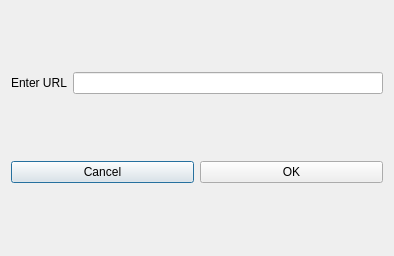
<?xml version="1.0" encoding="UTF-8"?>
<ui version="4.0">
 <class>Dialog</class>
 <widget class="QDialog" name="Dialog">
  <property name="windowModality">
   <enum>Qt::WindowModal</enum>
  </property>
  <property name="geometry">
   <rect>
    <x>0</x>
    <y>0</y>
    <width>394</width>
    <height>256</height>
   </rect>
  </property>
  <property name="windowTitle">
   <string>Add URL Dialog</string>
  </property>
  <property name="modal">
   <bool>true</bool>
  </property>
  <layout class="QGridLayout" name="gridLayout">
   <item row="0" column="0">
    <layout class="QHBoxLayout" name="horizontalLayout_3">
     <item>
      <widget class="QLabel" name="label">
       <property name="text">
        <string>Enter URL</string>
       </property>
      </widget>
     </item>
     <item>
      <widget class="QLineEdit" name="lineEdit"/>
     </item>
    </layout>
   </item>
   <item row="1" column="0">
    <layout class="QHBoxLayout" name="horizontalLayout">
     <item>
      <widget class="QPushButton" name="cancelButton">
       <property name="text">
        <string>Cancel</string>
       </property>
      </widget>
     </item>
     <item>
      <widget class="QPushButton" name="okButton">
       <property name="text">
        <string>OK</string>
       </property>
      </widget>
     </item>
    </layout>
   </item>
  </layout>
 </widget>
 <resources/>
 <connections>
  <connection>
   <sender>cancelButton</sender>
   <signal>clicked()</signal>
   <receiver>Dialog</receiver>
   <slot>close()</slot>
   <hints>
    <hint type="sourcelabel">
     <x>102</x>
     <y>188</y>
    </hint>
    <hint type="destinationlabel">
     <x>198</x>
     <y>127</y>
    </hint>
   </hints>
  </connection>
 </connections>
</ui>
